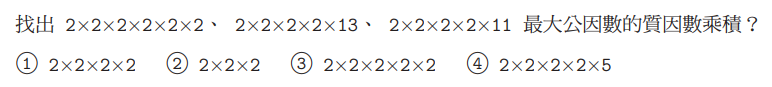
#> input picture sample_images/formula_text/chinese/3.png, 772 x 87 px
$ jupyter execute --allow-errors text_ocr.ipynb   (shell and % lines are left out)
#> lines starting #> are read from the running program, lines starting #| are printed output that depends on the picture; after the words box and inside, x2 and y2 are one past the last pixel; in counts of white or black regions, pixels touching at a corner belong together
## Use tesseract or easyocr to detect text only:

1) Calculate the coordinates where the text's are located in the image.
2) Draw bounding boxes on these coordinates.
3) Extract only the texts in these bounding boxes.

[cell 1]
# Pip installation commands

[cell 2]
# Import statements
import cv2
import matplotlib.pyplot as plt
import easyocr

[cell 3]
# Image pre-processing
def preprocess_image(image_path):
    # Load the image
    img = cv2.imread(image_path)

    # Convert to grayscale
    img_gray = cv2.cvtColor(img, cv2.COLOR_BGR2GRAY)

    # Increase sharpness using unsharp masking
    img_blurred = cv2.GaussianBlur(img_gray, (0, 0), 3)
    img_sharp = cv2.addWeighted(img_gray, 1.5, img_blurred, -0.5, 0)

    # Apply image interpolation to reduce pixelation
    img_interpolated = cv2.resize(img_sharp, None, fx=2, fy=2, interpolation=cv2.INTER_LINEAR)

    return img_interpolated

[cell 4]
# Text extraction method

def extract_text_with_bounding_boxes(image_path, reader):
    # Load the image
    img = preprocess_image(image_path)

    # Detect text in the image
    result = reader.readtext(img)

    # Extract the text and draw bounding boxes
    extracted_text = []
    for detection in result:
        top_left = (int(detection[0][0][0]), int(detection[0][0][1]))
        bottom_right = (int(detection[0][2][0]), int(detection[0][2][1]))
        text = detection[1]
        img = cv2.rectangle(img, top_left, bottom_right, (0, 255, 0), 3)
        img = cv2.putText(img, text, (20, 20), cv2.FONT_HERSHEY_SIMPLEX, 0.5, (0, 0, 255), 2, cv2.LINE_AA)
        extracted_text.append(text)

    # Display the output
    plt.figure(figsize=(10, 10))
    plt.imshow(img)
    plt.show()

    return extracted_text

#> (a cell that did not finish here is left out)

## Tesseract

[cell 6]
import cv2
import matplotlib.pyplot as plt
import pytesseract
import os
import numpy as np

[cell 7]
# [26 lines of commented-out code are left out]

[cell 8]
# Works kind of better
def preprocess_image(image_path):
    # Load the image
    img = cv2.imread(image_path)
#> img is the input picture: shape (87, 772, 3); mean B, G, R 243.4, 243.4, 243.6

    # Ensure minimum DPI (300 DPI guideline)
    dpi = 300
    width_inch = img.shape[1] / dpi
#> width_inch = 2.57
    height_inch = img.shape[0] / dpi
#> height_inch = 0.29

    if width_inch < 1 or height_inch < 1:
        # If image is smaller than 300 DPI, resize to meet minimum DPI requirement
        new_width = int(width_inch * dpi)
#> new_width = 772
        new_height = int(height_inch * dpi)
#> new_height = 87
        img_resized = cv2.resize(img, (new_width, new_height), interpolation=cv2.INTER_LINEAR)
    else:
        img_resized = img

    # Convert to grayscale
    img_gray = cv2.cvtColor(img_resized, cv2.COLOR_BGR2GRAY)
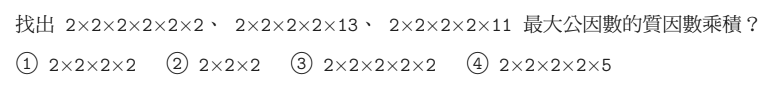
#> img_gray: shape (87, 772); min 32, max 255, mean 243.5

    # # Apply adaptive thresholding to capture varying text colors
    img_binary = cv2.adaptiveThreshold(img_gray, 255, cv2.ADAPTIVE_THRESH_GAUSSIAN_C, cv2.THRESH_BINARY_INV, 11, 2)
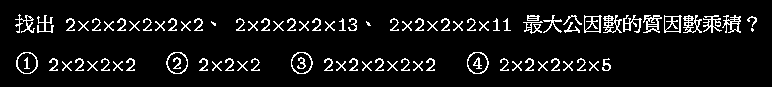
#> img_binary: shape (87, 772); 7.6% white in thin lines or dots, all inside (x1, y1, x2, y2) = (15, 14, 757, 74)
    # # Define the sharpening kernel
    kernel = np.array([[-1, -1, -1],
                   [-1,  9, -1],
                   [-1, -1, -1]])
    sharpened_image = cv2.filter2D(img_binary, -1, kernel)

    # [5 lines of commented-out code are left out]

    return sharpened_image

$ run again, with sample_images/formula_only/1.png copied over sample_images/formula_text/chinese/3.png
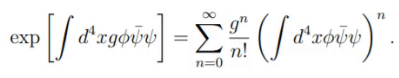
#> input picture sample_images/formula_only/1.png, 399 x 78 px
#> in preprocess_image, img is the input picture: shape (78, 399, 3); mean B, G, R 243.6, 243.8, 243.7
#> in preprocess_image, `img_gray = cv2.cvtColor(img_resized, cv2.COLOR_BGR2GRAY)`:
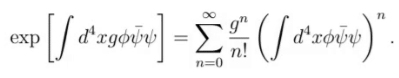
#> img_gray: shape (78, 399); min 1, max 255, mean 243.7
#> in preprocess_image, `img_binary = cv2.adaptiveThreshold(img_gray, 255, cv2.ADAPTIVE_THRESH_..`:
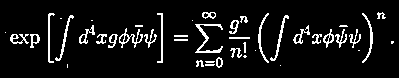
#> img_binary: shape (78, 399); 7.9% white in thin lines or dots, all inside (x1, y1, x2, y2) = (5, 12, 394, 68)

$ run again, with sample_images/formula_only/3.png copied over sample_images/formula_text/chinese/3.png
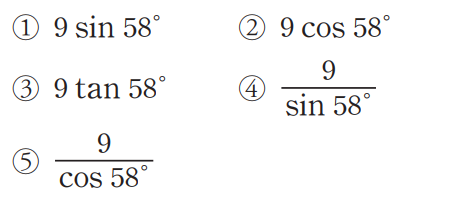
#> input picture sample_images/formula_only/3.png, 449 x 201 px
#> in preprocess_image, img is the input picture: shape (201, 449, 3); mean B, G, R 246.9, 246.9, 247
#> in preprocess_image, `img_gray = cv2.cvtColor(img_resized, cv2.COLOR_BGR2GRAY)`:
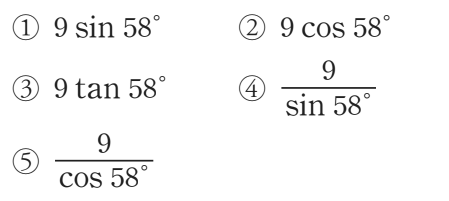
#> img_gray: shape (201, 449); min 32, max 255, mean 246.9
#> in preprocess_image, `img_binary = cv2.adaptiveThreshold(img_gray, 255, cv2.ADAPTIVE_THRESH_..`:
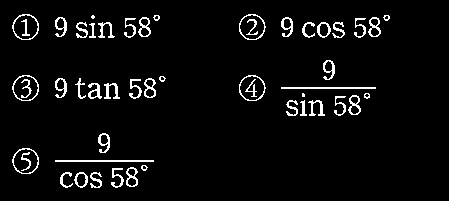
#> img_binary: shape (201, 449); 4.7% white in thin lines or dots, all inside (x1, y1, x2, y2) = (12, 14, 390, 188)

$ run again, with sample_images/formula_text/japanese/1.png copied over sample_images/formula_text/chinese/3.png
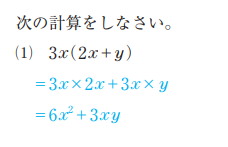
#> input picture sample_images/formula_text/japanese/1.png, 228 x 147 px
#> in preprocess_image, img is the input picture: shape (147, 228, 3); mean B, G, R 250.7, 249.8, 247.6
#> in preprocess_image, `img_gray = cv2.cvtColor(img_resized, cv2.COLOR_BGR2GRAY)`:
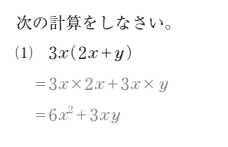
#> img_gray: shape (147, 228); min 32, max 255, mean 249.3
#> in preprocess_image, `img_binary = cv2.adaptiveThreshold(img_gray, 255, cv2.ADAPTIVE_THRESH_..`:
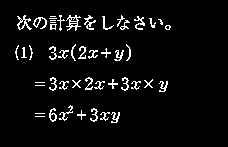
#> img_binary: shape (147, 228); 5.1% white in thin lines or dots, all inside (x1, y1, x2, y2) = (15, 15, 171, 123)
